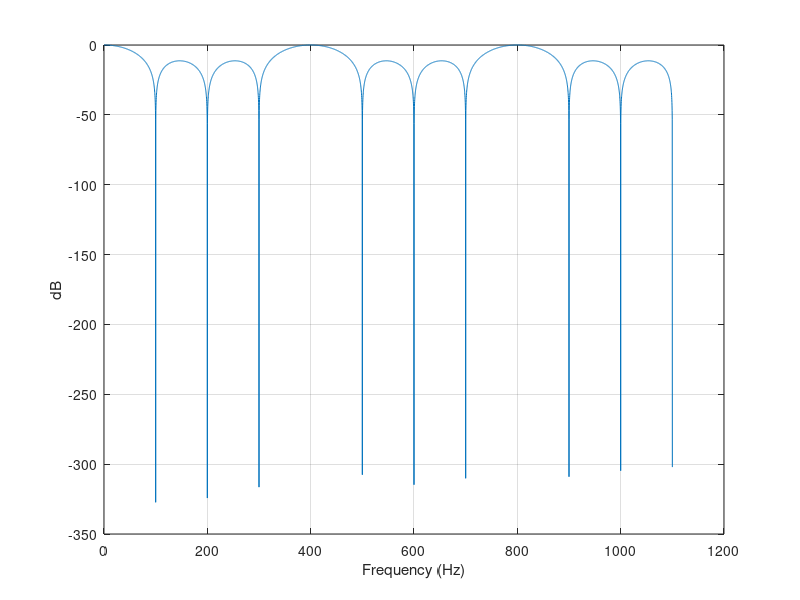

Write the MATLAB code that produced this figure.
%coefficient
a = [0 0 0 4];
b = [1 1 1 1];

%nyquest frequency
ts = 5*10^(-3);
fn = 1/ts;

%plot frequency
fmin = 0*10^6;
fmax = 11*10^2;
Rmin = pi*fmin/fn;
Rmax = pi*fmax/fn;
resln = 1000;
w = Rmin:pi/resln:Rmax;

%transfer function
h = freqz(b,a,w);

%plot
mag = abs(h);
plot(fn*w/pi,20*log10(mag))
grid on
xlabel('Frequency (Hz)')
ylabel('dB')
hold on
